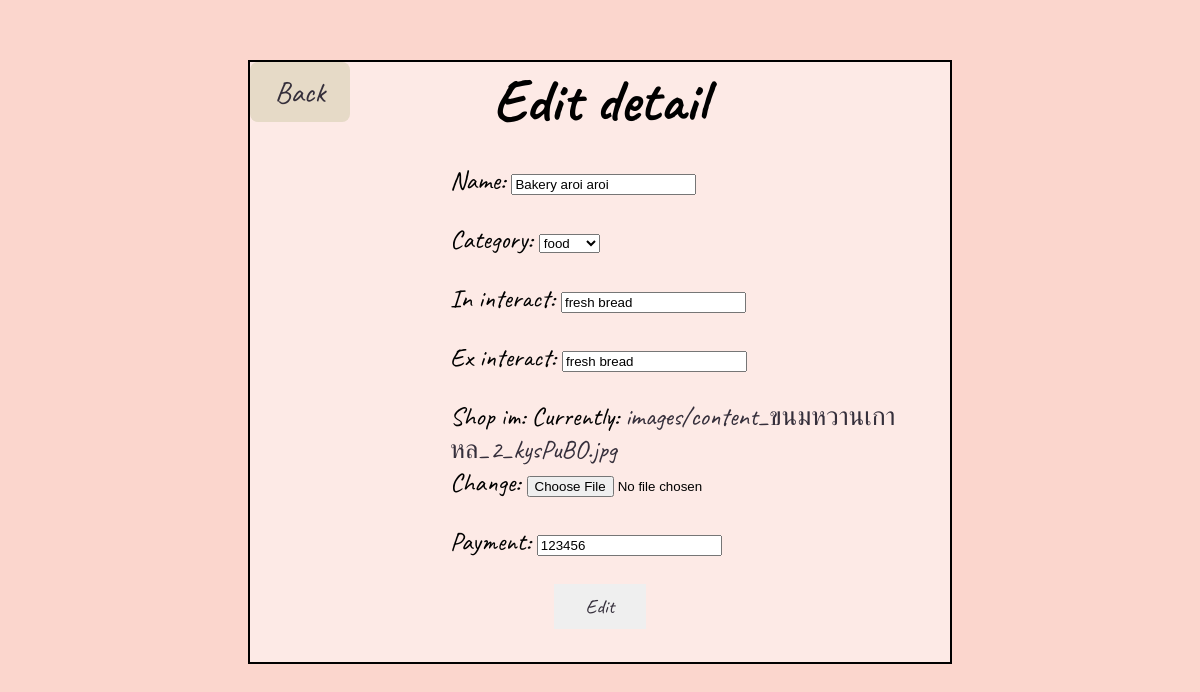
Page /myshop/shop/21/edit/ on the earlier database version.
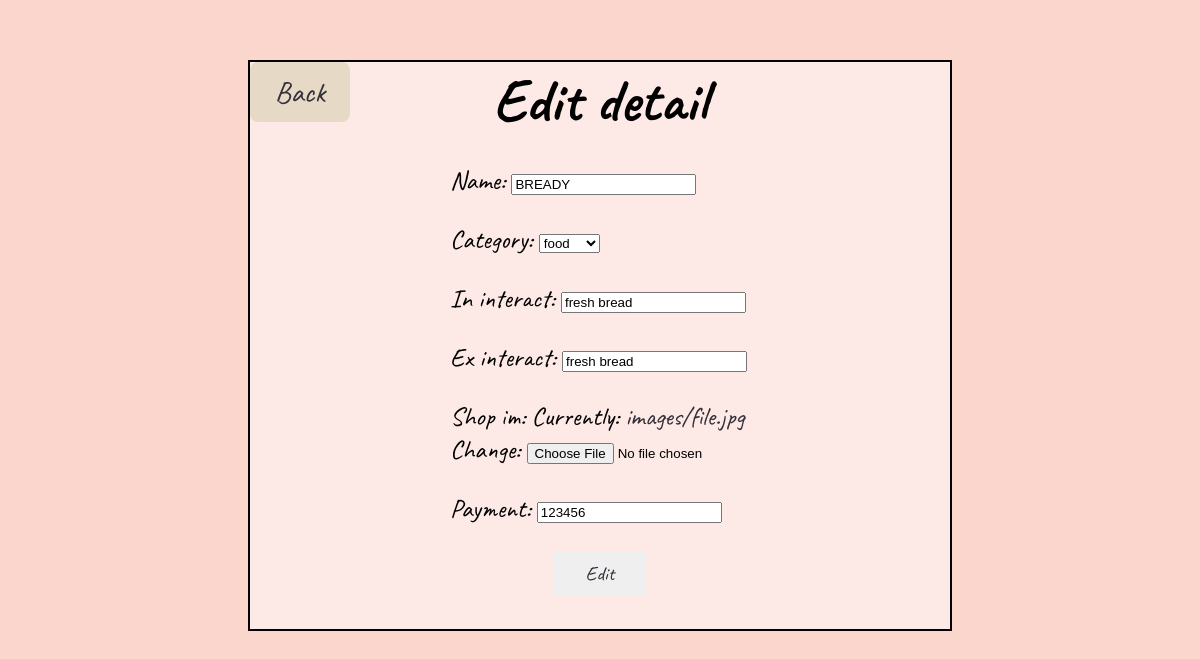
Same page on the later database version.
### myshop/models.py (models this page shows, shortened)
class shop_detail(models.Model):
    seller_id = models.ForeignKey(seller_detail, on_delete=models.CASCADE, related_name = "shop", null=True)
    name = models.CharField(max_length=64)
    category = models.CharField(max_length=10, null=True)
    in_interact = models.CharField(max_length=100, null=True)
    ex_interact = models.CharField(max_length=64, null=True)
    shop_im = models.ImageField(upload_to='images/', default = "images/cartoon-style-cafe-front-shop-view_134830-697.webp")
    payment = models.CharField(max_length=100, null=True)

### myshop/views.py (the view)
# urls.py: path('shop/<int:shop_id>/edit/', views.edit, name='edit'),
def edit(request,shop_id):
    s = shop_detail.objects.get(pk=shop_id)
    if request.method == 'POST':
        form = ShopForm(request.POST, request.FILES, instance=s)
        if form.is_valid():
            form.save()
            return HttpResponseRedirect(reverse("myshop", args=(shop_id,)))
    else:
        form = ShopForm(instance=s)
    return render(request, 'myshop/edit.html', {'form' : form, 'shop_id':shop_id})

### myshop/forms.py
class ShopForm(forms.ModelForm):
    cat = [
        ("food", "food"),
        ("utensil", "utensil"),
    ]
    category = ChoiceField(
        choices=cat
    )
    class Meta:
        model = shop_detail
        fields = ['name', 'category', 'in_interact', 'ex_interact', 'shop_im', 'payment']

### myshop/templates/myshop/edit.html (shortened to what this page needs)
{% extends 'myshop/layout.html' %}
{% block body %}
<div class="temp conbox">
    <div class="back">
    <a href= "{% url 'myshop' shop_id %}"><p>Back</p></a>
    </div>
    <div>
    <h1>Edit detail</h1>
        <form method = "post" enctype="multipart/form-data">
            <div class="addsh">{% csrf_token %}
            {{ form.as_p }}</div>
            <button type="submit">Edit</button><br><br>
        </form>
</div>
{% endblock body %}

Differences in the rows shown:
changed shop_detail "food": name "Bakery aroi aroi" → "BREADY"
Other differences:
text no longer shown: "Name: Category: In interact: Ex interact: Shop im: Currently: images/content_ขนมหวานเกาหล_2_kysPuBO.jpg Change: Payment:"
text now shown: "Name: Category: In interact: Ex interact: Shop im: Currently: images/file.jpg Change: Payment:"
